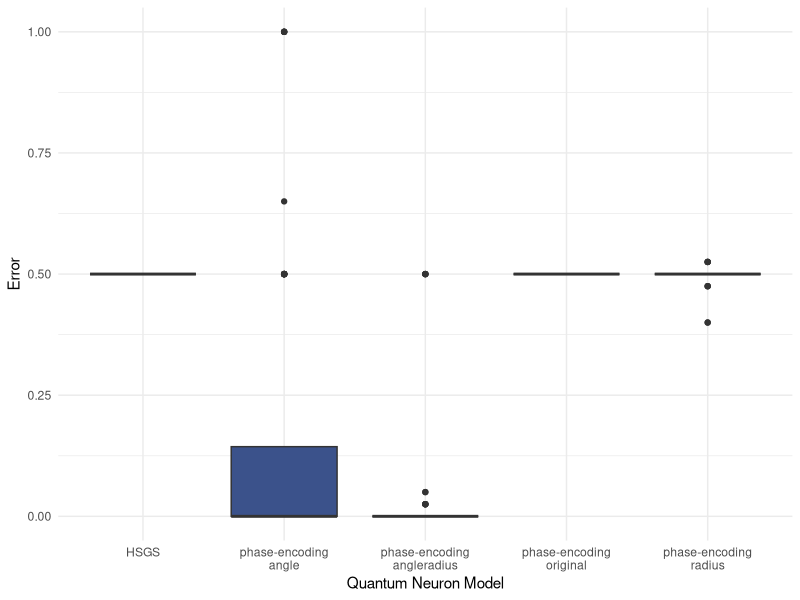
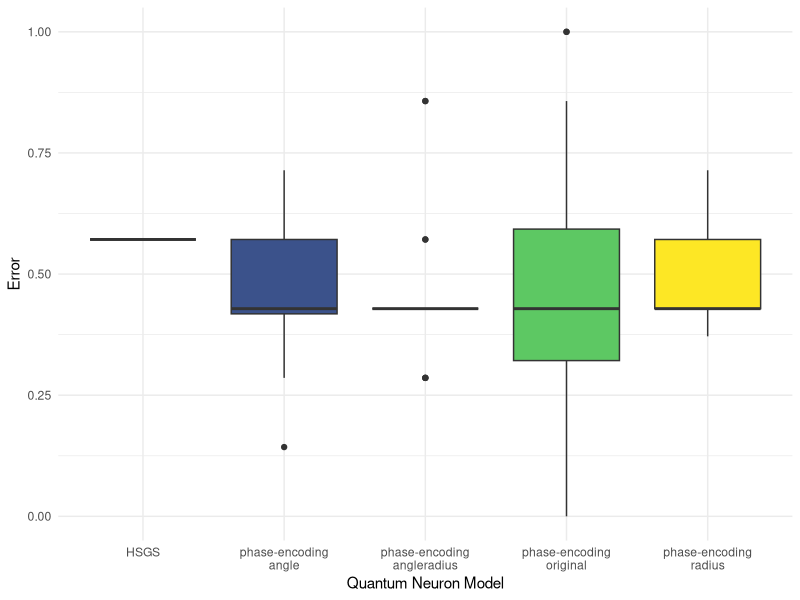
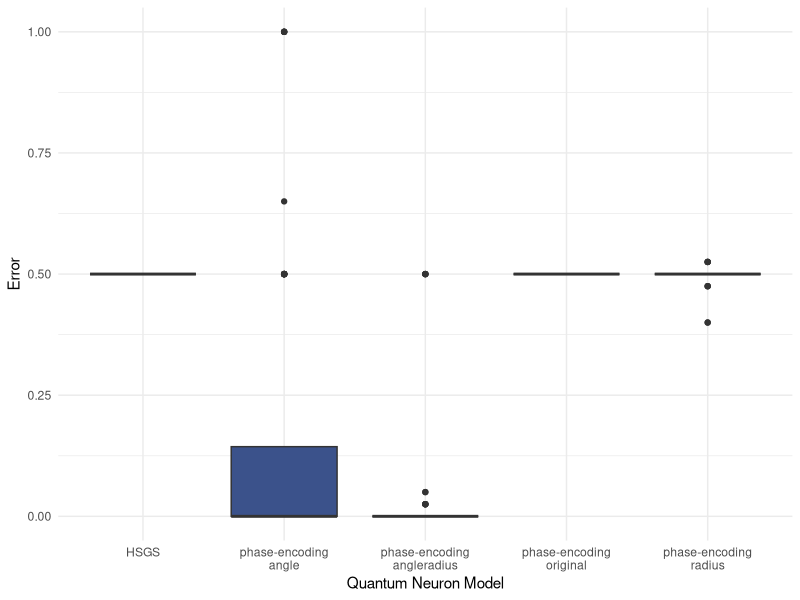
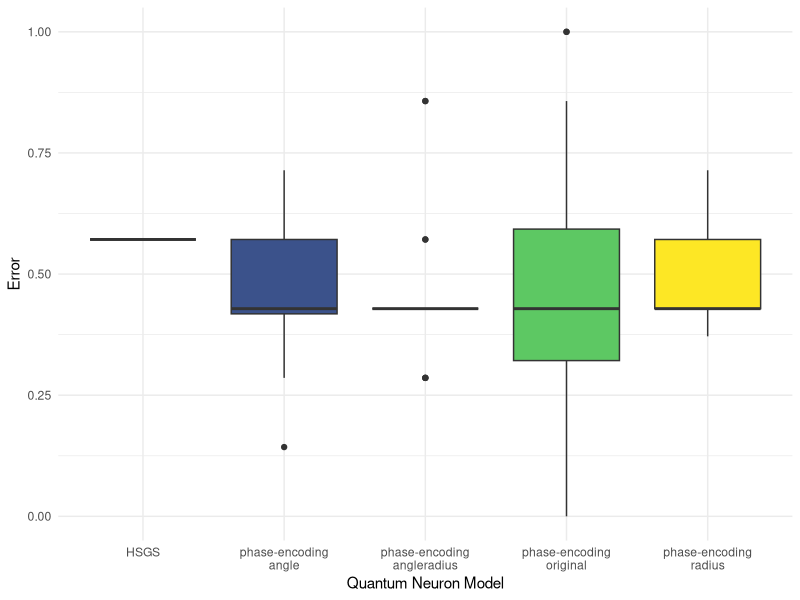

Here is the R script that generated these plots, in order:

library(readr)
library(viridis)
library(dplyr)
library(ggplot2)
library(ggpubr)
library(stringr)
library(viridis)




#==============
# xor
#=============

data = read_csv('experiment_xor.csv')

data$phase_strategy = paste0("phase-encoding\n", data$phase_strategy)

data$phase_strategy[data$model == 'HSGS'] = 'HSGS'

aggregate(data$avg_error, by=list(data$phase_strategy), mean)

ggplot(data, aes(x=phase_strategy, y=avg_error, fill=phase_strategy)) + 
  geom_boxplot()+
  scale_fill_viridis(name = '', discrete = T)+
  labs(x='Quantum Neuron Model', y="Error")+
  theme_minimal()+ 
  theme(legend.position = "none") 

ggsave('results/xor-binary-models.png', height = 4, width = 7, units = 'in')  


#==============
# xor real
#=============

data = read_csv('experiment_real_xor.csv')

data$phase_strategy = paste0("phase-encoding\n", data$phase_strategy)

data$phase_strategy[data$model == 'HSGS'] = 'HSGS'


ggplot(data, aes(x=phase_strategy, y=avg_error, fill=phase_strategy)) + 
  geom_boxplot()+
  scale_fill_viridis(name = '', discrete = T)+
  labs(x='Quantum Neuron Model', y="Error")+
  theme_minimal()+ 
  theme(legend.position = "none") 

ggsave('results/xor-real-models.png', height = 4, width = 7, units = 'in')  
